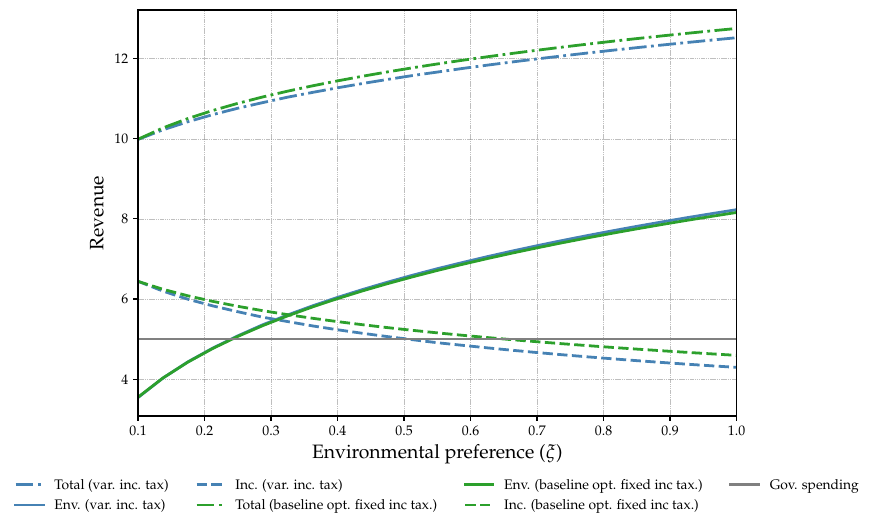

This chart was generated by the following Python code:
# plot_revenue_comparison_2scen.py (Legend in Two Rows Version)

import numpy as np
import matplotlib.pyplot as plt
import os
import sys, os
from scipy.optimize import minimize
project_root = os.path.dirname(os.path.dirname(os.path.abspath(__file__)))
a_solvers_dir = os.path.join(project_root, "a_solvers")
# ensure both are on sys.path
for p in (project_root, a_solvers_dir):
    if p not in sys.path:
        sys.path.insert(0, p)
        
from a_solvers import outer_solver 
import a_solvers.inner_solver as solver
from a_solvers.inner_solver import n, alpha, beta, gamma, d0, phi, t as T
import matplotlib as mpl   # only needed once, before any figures are created
mpl.rcParams.update({
    "text.usetex": True,
    "font.family":  "serif",
    "font.serif":  ["Palatino"],      # this line makes Matplotlib insert \usepackage{mathpazo}
    "text.latex.preamble": r"""
        \PassOptionsToPackage{sc}{mathpazo}  % give mathpazo the 'sc' option
        \linespread{1.5}
        \usepackage[T1]{fontenc}
    """,
})


G_value = 5.0
theta = 1.0

fixed_tau_w_optimal_xi01 = np.array([-1.12963781, -0.06584074, 0.2043803, 0.38336986, 0.63241591])
xi_values = np.linspace(0.1, 1.0, 25)

def maximize_welfare_fixed_w(G, xi, fixed_tau_w_arr):
    def swf_obj_fixed_w(tau_z_scalar, G_val, xi_val, fw_arr):
        tau_z = tau_z_scalar[0]
        solution, results, converged = solver.solve(fw_arr, tau_z, G_val)
        if not converged:
            return 1e10
        utilities = results['utilities']
        agg_polluting = results['z_c'] + results['z_d']
        valid_utilities = utilities[utilities > -1e5]
        welfare = np.sum(valid_utilities) - 5 * xi_val * (agg_polluting ** theta)
        return -welfare

    result = minimize(
        swf_obj_fixed_w,
        [0.5],
        args=(G, xi, fixed_tau_w_arr),
        bounds=[(1e-6, 100)],
        method='SLSQP',
        options={'ftol': 1e-7}
    )
    if result.success:
        return result.x[0], -result.fun
    else:
        return None, None

# Prepare revenue lists
rev_var_env, rev_var_inc, rev_var_tot = [], [], []
rev_fix_env, rev_fix_inc, rev_fix_tot = [], [], []
valid_xi = []

for xi in xi_values:
    valid_xi.append(xi)

    # Variable tau_w scenario
    opt_tau_w, opt_tau_z, _ = outer_solver.maximize_welfare(G_value, xi)
    _, results, converged = solver.solve(opt_tau_w, opt_tau_z, G_value)
    if converged:
        rev_var_env.append(opt_tau_z * (results['z_c'] + results['z_d']))
        labor_income = phi * results['w'] * np.maximum(T - results['l_agents'], 0)
        rev_var_inc.append(np.sum(opt_tau_w * labor_income))
        rev_var_tot.append(rev_var_env[-1] + rev_var_inc[-1])
    else:
        rev_var_env.append(np.nan)
        rev_var_inc.append(np.nan)
        rev_var_tot.append(np.nan)

    # Fixed tau_w scenario (optimized at xi=0.1)
    opt_tau_z_fix, _ = maximize_welfare_fixed_w(G_value, xi, fixed_tau_w_optimal_xi01)
    _, results, converged = solver.solve(fixed_tau_w_optimal_xi01, opt_tau_z_fix, G_value)
    if converged:
        rev_fix_env.append(opt_tau_z_fix * (results['z_c'] + results['z_d']))
        labor_income = phi * results['w'] * np.maximum(T - results['l_agents'], 0)
        rev_fix_inc.append(np.sum(fixed_tau_w_optimal_xi01 * labor_income))
        rev_fix_tot.append(rev_fix_env[-1] + rev_fix_inc[-1])
    else:
        rev_fix_env.append(np.nan)
        rev_fix_inc.append(np.nan)
        rev_fix_tot.append(np.nan)

# Plotting
fig, ax = plt.subplots(figsize=(7, 7))

# Variable tau_w lines
ax.plot(valid_xi, rev_var_tot, '-.',   linewidth=2, color='steelblue',   label='Total (var. inc. tax)')
ax.plot(valid_xi, rev_var_env, '-',  linewidth=2, color='steelblue',   label='Env. (var. inc. tax)')
ax.plot(valid_xi, rev_var_inc, '--',   linewidth=2, color='steelblue',   label='Inc. (var. inc. tax)')

# Fixed tau_w lines
ax.plot(valid_xi, rev_fix_tot, '-.',   linewidth=2, color='tab:green', label='Total (baseline opt. fixed inc tax.)')
ax.plot(valid_xi, rev_fix_env, '-',  linewidth=2, color='tab:green', label='Env. (baseline opt. fixed inc tax.)')
ax.plot(valid_xi, rev_fix_inc, '--',   linewidth=2, color='tab:green', label='Inc. (baseline opt. fixed inc tax.)')

# Government spending line
ax.axhline(G_value, color='gray', linestyle='-', linewidth=2, label=r'Gov. spending')

ax.grid(True, color='grey', linestyle='--', linewidth=0.3, alpha=0.5)
ax.set_xlabel(r'Environmental preference ($\xi$)', fontsize=14)
ax.set_ylabel('Revenue', fontsize=14)
ax.set_xlim(xi_values[0], xi_values[-1])

# Legend in two rows below the plot
ax.legend(
    loc='upper center',
    bbox_to_anchor=(0.5, -0.125),
    ncol=4,                # 4 entries on the first row, 3 on the second
    frameon=False,
    fontsize=10
)

# Adjust bottom margin to make room for the two‐row legend
plt.subplots_adjust(bottom=0.30, right=0.98)

# Save figure
plt.savefig("c_opttax/b_revenue.pdf", bbox_inches='tight')
